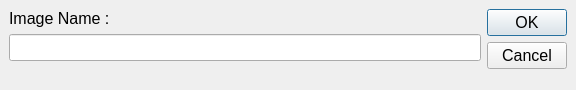
<ui version="4.0" >
 <author>Raphaël Doursenaud</author>
 <class>CreateImage</class>
 <widget class="QDialog" name="CreateImage" >
  <property name="windowModality" >
   <enum>Qt::NonModal</enum>
  </property>
  <property name="geometry" >
   <rect>
    <x>0</x>
    <y>0</y>
    <width>576</width>
    <height>90</height>
   </rect>
  </property>
  <property name="sizePolicy" >
   <sizepolicy vsizetype="Fixed" hsizetype="Fixed" >
    <horstretch>0</horstretch>
    <verstretch>0</verstretch>
   </sizepolicy>
  </property>
  <property name="font" >
   <font>
    <pointsize>12</pointsize>
   </font>
  </property>
  <property name="windowTitle" >
   <string>Create Image</string>
  </property>
  <property name="modal" >
   <bool>true</bool>
  </property>
  <layout class="QGridLayout" name="gridLayout" >
   <item row="0" column="0" >
    <layout class="QVBoxLayout" name="verticalLayout" >
     <item>
      <widget class="QLabel" name="label" >
       <property name="font" >
        <font>
         <pointsize>12</pointsize>
        </font>
       </property>
       <property name="text" >
        <string>Image Name :</string>
       </property>
      </widget>
     </item>
     <item>
      <widget class="QLineEdit" name="imageName" >
       <property name="focusPolicy" >
        <enum>Qt::NoFocus</enum>
       </property>
       <property name="contextMenuPolicy" >
        <enum>Qt::NoContextMenu</enum>
       </property>
       <property name="acceptDrops" >
        <bool>false</bool>
       </property>
       <property name="frame" >
        <bool>true</bool>
       </property>
      </widget>
     </item>
     <item>
      <spacer name="verticalSpacer" >
       <property name="orientation" >
        <enum>Qt::Vertical</enum>
       </property>
       <property name="sizeType" >
        <enum>QSizePolicy::Expanding</enum>
       </property>
       <property name="sizeHint" stdset="0" >
        <size>
         <width>20</width>
         <height>0</height>
        </size>
       </property>
      </spacer>
     </item>
    </layout>
   </item>
   <item row="0" column="1" >
    <widget class="QDialogButtonBox" name="buttonBox" >
     <property name="orientation" >
      <enum>Qt::Vertical</enum>
     </property>
     <property name="standardButtons" >
      <set>QDialogButtonBox::Cancel|QDialogButtonBox::Ok</set>
     </property>
    </widget>
   </item>
  </layout>
 </widget>
 <layoutdefault spacing="6" margin="9" />
 <resources/>
 <connections/>
 <designerdata>
  <property name="gridDeltaX" >
   <number>10</number>
  </property>
  <property name="gridDeltaY" >
   <number>10</number>
  </property>
  <property name="gridSnapX" >
   <bool>true</bool>
  </property>
  <property name="gridSnapY" >
   <bool>true</bool>
  </property>
  <property name="gridVisible" >
   <bool>true</bool>
  </property>
 </designerdata>
</ui>
